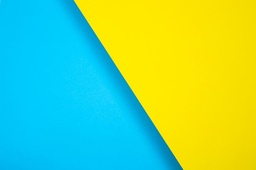
#> input picture segment_images/2 color.jpg, 256 x 170 px, shrunk from 541 x 360 before the run
$ jupyter execute --allow-errors k_means_segmentation.ipynb
#> lines starting #> are read from the running program, lines starting #| are printed output that depends on the picture; after the words box and inside, x2 and y2 are one past the last pixel; in counts of white or black regions, pixels touching at a corner belong together
[cell 1]
import numpy as np
import matplotlib.pyplot as plt
import cv2

[cell 2]
# select k initial centroids for rgb image segmentation
def create_random_centroids(pixels, k):
    # m is number of pixels (rows), and n would be 3 (r,g,b)
#> called with pixels = array of shape (4, 2), k = 2
    m, n = pixels.shape
    # Initialize k centroids random from the pixels with 3 channels
    centroids = np.zeros((k, n))
    for i in range(k):
        # Randomly select a pixel from the image
        rand_index = np.random.randint(0, m)
        # Assign the pixel value to the centroid
        centroids[i] = pixels[rand_index]
    return centroids

[cell 3]
centroids_test = create_random_centroids(np.array([[1, 2], [3, 4], [5, 6], [7, 8]]), 2)

[cell 4]
print(centroids_test)

[cell 5]
def kmeans(image, k, max_iters=100):
    if len(image.shape) == 3 :
        # Reshape the image to a 2D array of pixels
        pixels = image.reshape(-1, 3)
    else:
        # If the image is grayscale, we need to reshape it to 2D
        pixels = image.reshape(-1, 1)

    # m is number of pixels (rows), and n would be 3 (r,g,b)
    m, n = pixels.shape

    # Initialize centroids
    centroids = create_random_centroids(pixels, k)

    # Initialize variables
    prev_centroids = np.zeros(centroids.shape)
    idx = np.zeros(m, dtype=int)  # integer indexing

    for _ in range(max_iters):
        print(f"Iteration {_ + 1}/{max_iters}")
        # Assign clusters
        for i in range(m):
            distances = np.linalg.norm(pixels[i] - centroids, axis=1)
            # Find the index of the closest centroid
            idx[i] = np.argmin(distances)

        # Update centroids
        prev_centroids = centroids.copy()
        for i in range(k):
            # Get all points assigned to the i-th centroid
            points_in_cluster = pixels[idx == i]
            # If there are points in the cluster, update the centroid
            if len(points_in_cluster) > 0:
                centroids[i] = np.mean(points_in_cluster, axis=0)

        # Check for convergence
        # because they might be close enough but not exactly equal
        if np.allclose(centroids, prev_centroids):
            print(f"Converged at {_} iterations")
            break

    # Build segmented image
    # Assign each pixel to the nearest centroid
    segmented_image = centroids[idx.astype(int)]
    # Reshape back to original image shape
    segmented_image = segmented_image.reshape(image.shape)


    return segmented_image

[cell 6]
# Read and prepare image
image_test = cv2.imread('segment_images/2 color.jpg')
#> image_test is the input picture: shape (170, 256, 3); mean B, G, R 123.4, 211.6, 125.7
image_test = cv2.cvtColor(image_test, cv2.COLOR_BGR2RGB)
original_shape = image_test.shape  # (H, W, 3)
#> original_shape = (170, 256, 3)
pixels = image_test.reshape((-1, 3))  # (H*W, 3)

# Run k-means
k = 2
#> (the rest of this cell did not finish here and is left out)

#> in kmeans, `centroids = create_random_centroids(pixels, k)`: centroids = [236, 193]
#> the loop in kmeans, `for _ in range(max_iters):` made 5 passes
#> prev_centroids on passes 1 to 5: [236, 193], [242.4, 70.71], [230.8, 6.12], [229.5, 2.32], [229.5, 2.21]
#> after the loop in kmeans, `for _ in range(max_iters):`: centroids = [229.5, 2.21]

#> (a cell that did not finish here is left out)

[cell 8]
# Display
image_test = cv2.imread('segment_images/2 color.jpg')
image_test = cv2.cvtColor(image_test, cv2.COLOR_BGR2RGB)
plt.imshow(image_test)
plt.axis('off')
plt.show()

[cell 9]
elephant_image = cv2.imread('segment_images/elephant.jpg')
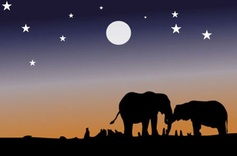
#> input picture segment_images/elephant.jpg, 237 x 156 px, shrunk from 500 x 330 before the run
#> elephant_image is the input picture: shape (156, 237, 3); mean B, G, R 85.6, 81.2, 94
elephant_image = cv2.cvtColor(elephant_image, cv2.COLOR_BGR2RGB)
segmented_elephant = kmeans(elephant_image, k=4)
#> call 2 of kmeans, with k = 4, max_iters = 100
#> in kmeans (call 2), `centroids = create_random_centroids(pixels, k)`: centroids = [[169, 149, 140], [192, 131, 68], [5, 2, 0], [171, 151, 144]]
#> after the loop in kmeans (call 2), `for _ in range(max_iters):`: centroids = [[76.46, 74.08, 101.1], [186.9, 133.9, 88.61], [14.33, 11.73, 22.71], [160.1, 146.9, 150.7]]
#> in kmeans (call 2), `segmented_image = segmented_image.reshape(image.shape)`:
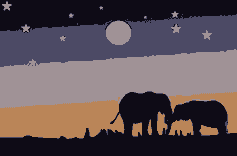
#> segmented_image: shape (156, 237, 3) float64; mean R, G, B 94, 81.2, 85.6

[cell 10]
# Display
plt.imshow(segmented_elephant.astype(np.uint8))
plt.axis('off')
plt.show()

[cell 11]
test_image = cv2.imread('segment_images/2 color.jpg', cv2.IMREAD_GRAYSCALE)
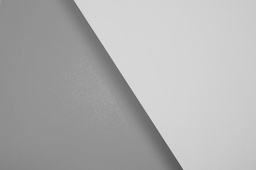
#> test_image: shape (170, 256); min 81, max 225, mean 175.8
test_image = cv2.cvtColor(test_image, cv2.COLOR_BGR2RGB)
#> test_image: shape (170, 256, 3)
segmented_test = kmeans(test_image, k=2)
#> call 3 of kmeans, with k = 2, max_iters = 100
#> in kmeans (call 3), `centroids = create_random_centroids(pixels, k)`: centroids = [[151, 151, 151], [151, 151, 151]]
#> the loop in kmeans (call 3), `for _ in range(max_iters):` made 5 passes
#> prev_centroids on passes 1 to 5: [[151, 151, 151], [151, 151, 151]], [[175.8, 175.8, 175.8], [151, 151, 151]], [[208.6, 208.6, 208.6], [143.3, 143.3, 143.3]], [[208.7, 208.7, 208.7], [143.4, 143.4, 143.4]], [[208.7, 208.7, 208.7], [143.4, 143.4, 143.4]]
#> after the loop in kmeans (call 3), `for _ in range(max_iters):`: centroids = [[208.7, 208.7, 208.7], [143.4, 143.4, 143.4]]
#> in kmeans (call 3), `segmented_image = segmented_image.reshape(image.shape)`:
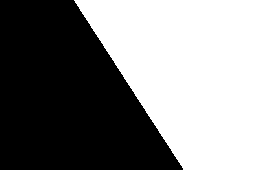
#> segmented_image: shape (170, 256, 3) float64; values 143.4 (black) and 208.7 (white), 49.7% white; 1 white region, box (x1, y1, x2, y2) and area: (74, 0, 256, 170) 21638

[cell 12]
# Display
plt.imshow(segmented_test.astype(np.uint8), cmap='gray')
plt.axis('off')
plt.show()
